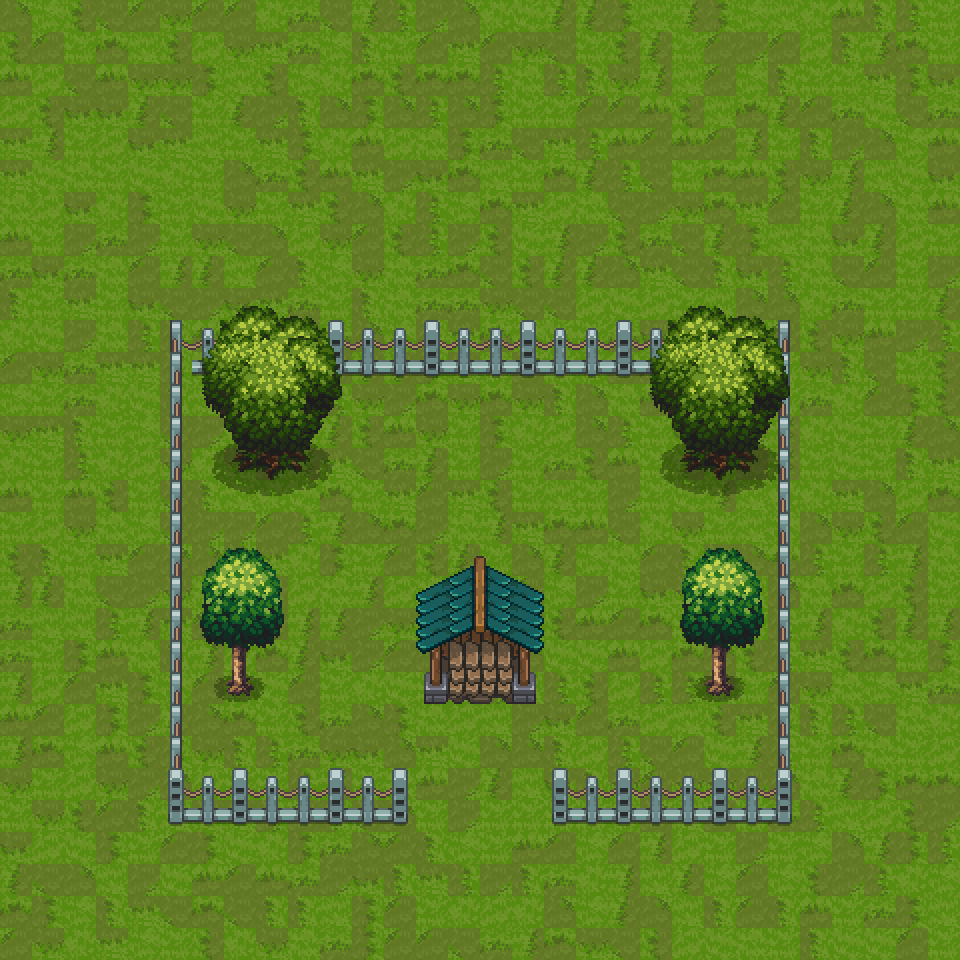

Rendered tile map (Tiled .tmx) drawn with the repository's tilesets; below, a short description and the map source with its tile grids summarised:
An orthogonal 30x30 tile map with 32x32 px tiles, 4 tile layers (Ground, Furniture, Trees, Buildings), 1 hidden layer not drawn, 5 tilesets and 1 object (library1).

<map version="1.10" tiledversion="1.11.0" orientation="orthogonal" renderorder="right-down" width="30" height="30" tilewidth="32" tileheight="32" infinite="0" nextlayerid="11" nextobjectid="2">
 <tileset firstgid="1" source="../TSX/CL_Buildings.tsx" />
 <tileset firstgid="1436" source="../TSX/CLT_Buildings.tsx" />
 <tileset firstgid="5889" source="../TSX/CLT_Terrain.tsx" />
 <tileset firstgid="6592" source="../TSX/CL_MainLev.tsx" />
 <tileset firstgid="10560" source="../TSX/CL_Crops_Mining.tsx" />
 <layer id="5" name="wireframe" width="30" height="30" visible="0">
  <data>[900 cells, 262 non-empty, 214 distinct tile ids]</data>
 </layer>
 <layer id="7" name="Ground" width="30" height="30">
  <data>[900 cells, 900 non-empty, 25 distinct tile ids]</data>
 </layer>
 <layer id="8" name="Furniture" width="30" height="30">
  <data>[900 cells, 126 non-empty, 35 distinct tile ids]</data>
 </layer>
 <layer id="9" name="Trees" width="30" height="30">
  <data>[900 cells, 70 non-empty, 35 distinct tile ids]</data>
 </layer>
 <layer id="10" name="Buildings" width="30" height="30">
  <data>[900 cells, 20 non-empty, 20 distinct tile ids]</data>
 </layer>
 <objectgroup id="6" name="entrances">
  <object id="1" name="library1" x="429.333" y="610.667" width="104" height="78.6667" />
 </objectgroup>
</map>
